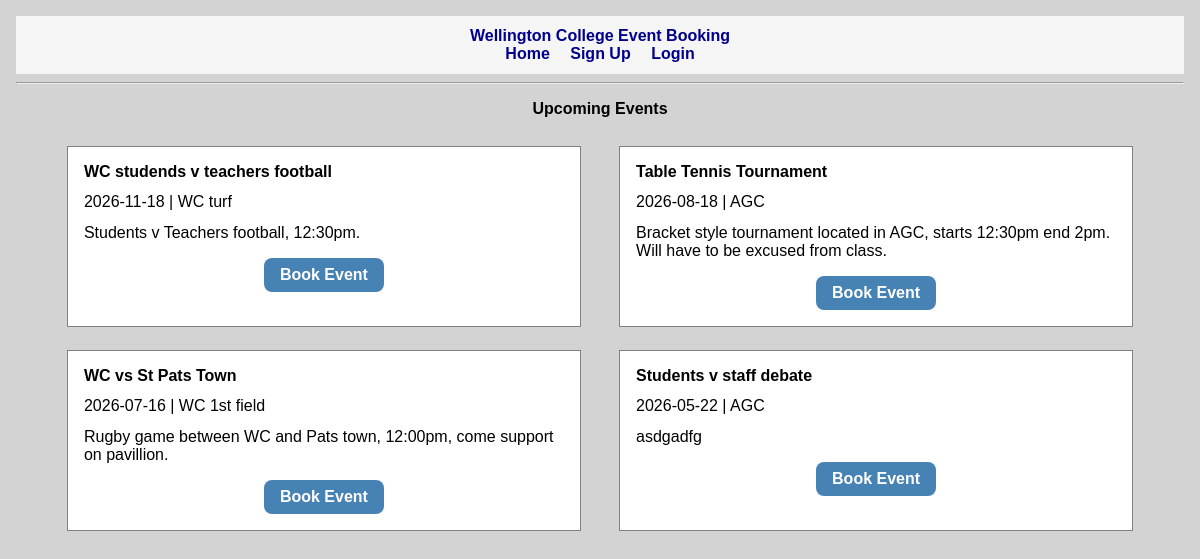
Before: / with the older database file.
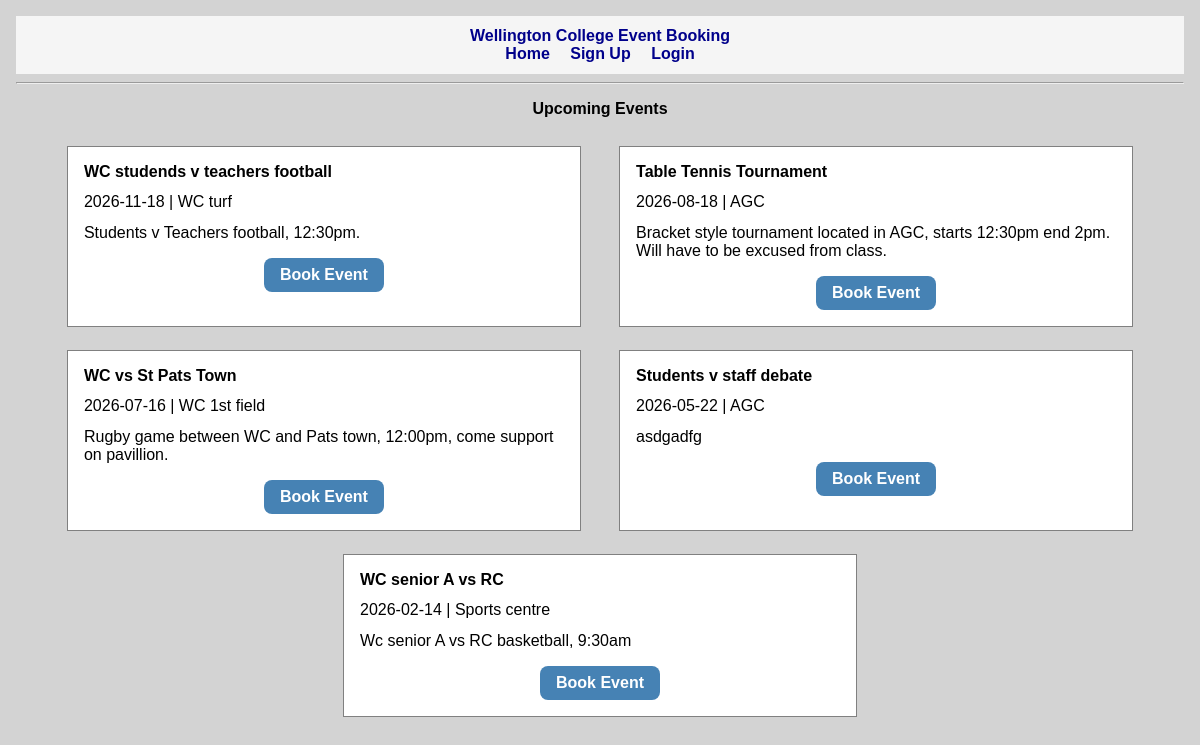
After: the same page with the newer database file.
### tables this page shows
CREATE TABLE "events"
(
    event_id          INTEGER
        primary key autoincrement,
    event_name        TEXT    not null,
    event_date        TEXT    not null,
    event_location    TEXT    not null,
    event_description TEXT    not null,
    fk_user_id        INTEGER not null
);

### app.py (the view)
@app.route('/')
def home():
    con = connect_db()
    cur = con.cursor()
    query = "SELECT * FROM events"
    cur.execute(query)
    event_list = cur.fetchall()
    con.close()
    return render_template("home.html", event_list=event_list)

### app.py (called while the page is built)
def connect_db():
    con = sqlite3.connect("identifier.sqlite")
    con.row_factory = sqlite3.Row
    return con

### templates/home.html
{% extends "base.html" %}
{%  block content %}
<h2>Upcoming Events</h2>
<div class="event-container">
{% for event in event_list %}
    <div class="page-box">
        <div class="form-group">
            <div class="form-label">
                <b>{{ event["event_name"] }}</b>
            </div>
        </div>
        <div class="form-group">
            {{ event["event_date"] }} | {{ event["event_location"] }}
        </div>
        <div class="form-group">
            {{ event ["event_description"] }}
        </div>
        <div class="button-group">
            <a class="book-bin" href="/book_event/{{ event['event_id'] }}">Book Event</a>
        </div>
    </div>
{% endfor %}
</div>
{% endblock %}

### templates/base.html (shortened to what this page needs)
<!DOCTYPE html>
<html lang="en">
<head>
</head>
<body>
<div class="nav">
    <div class="nav-left">
        <a href="/">Wellington College Event Booking</a>
    </div>
    <div class="nav-right">
        <a href="/">Home</a>
        {% if session.get('user_id') == None %}
            <a href="/signup">Sign Up</a>
            <a href="/login">Login</a>
        {% endif %}
    </div>
</div>
    <hr>
    {% block content %}{% endblock %}
</body>
</html>

### templates/base.html (style rules this page uses)
body { font-family: Verdana, Arial, sans-serif; background-color: lightgray; margin: 0; padding: 1rem; }
h2 { text-align: center; font-size: 1rem; margin: 1rem; }
.nav { background-color: whitesmoke; text-align: center; padding: 0.7rem; }
.nav a { margin: 0.5rem; color: darkblue; font-weight: bold; text-decoration: none; }
.event-container { width: 70rem; margin: auto; display: flex; flex-wrap: wrap; justify-content: space-evenly; }
.page-box { background-color: white; border: 0.06rem solid gray; width: 30rem; padding: 1rem; margin: 0.7rem; }
.form-group { margin-bottom: 0.8rem; }
.form-label { font-weight: bold; margin-bottom: 0.2rem; }
a { color: darkblue; }
.button-group { margin-top: 1rem; text-align: center; }
.book-bin { display: inline-block; padding: 0.5rem 1rem; background-color: steelblue; color: white !important; text-decoration: none; border-radius: 0.5rem; font-weight: bold; }

Changed rows visible on the page:
added events: event_name "WC senior A vs RC", event_date "2026-02-14", event_location "Sports centre", event_description "Wc senior A vs RC basketball, 9:30am"
